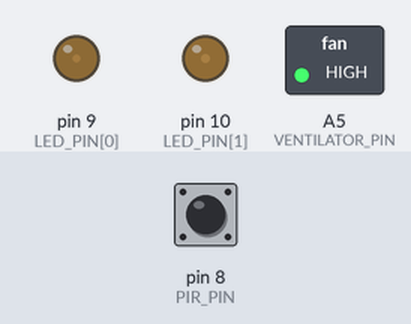
The sketch below on a simulated Arduino Uno, built with avr-gcc and run on an emulated ATmega328P. On the bench: switched loads named in the sketch (green lamp = pin HIGH), output pins drawn as LEDs (lit = HIGH). The inputs (shaded band) are chosen by the test bench; at power-on: pin 8 (PIR_PIN) HIGH. The audio player accepts every command and is not drawn; what the sketch prints to the serial monitor is not drawn.

Above: at 1.7 s.
1.8 s: pin 8 (PIR_PIN) driven LOW
At 2.69 s:
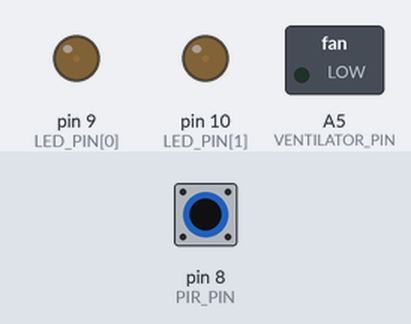
4.8 s: pin 8 (PIR_PIN) driven HIGH
At 5.22 s:
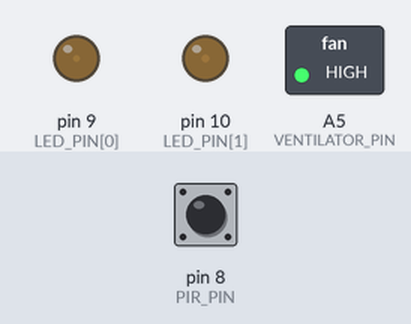
7.8 s: pin 8 (PIR_PIN) pulsed LOW 2 times (0.12 s each, 0.3 s apart)
At 10.06 s:
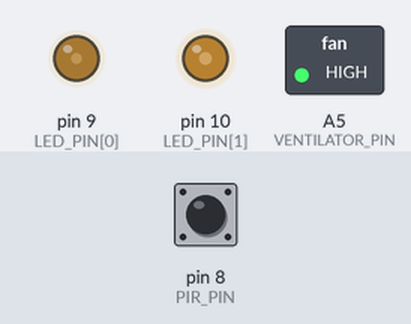
11.4 s: pin 8 (PIR_PIN) driven LOW
At 12.13 s:
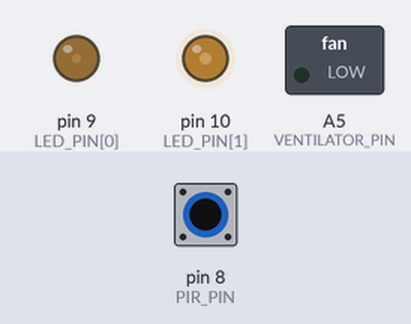
Timing chart, 0 to 15.4 s (numbered marks = the images above; inputs shaded):
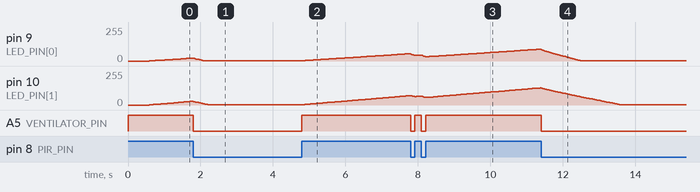

Measured:
- after the input at 1.8 s, A5 (VENTILATOR_PIN): HIGH → LOW at once
- after the input at 4.8 s, A5 (VENTILATOR_PIN): LOW → HIGH at once
- after the input at 7.8 s, A5 (VENTILATOR_PIN): alternates HIGH for 0.18 s and LOW for 0.12 s, 4 changes in all, then stays HIGH, starting at once
- after the input at 11.4 s, A5 (VENTILATOR_PIN): HIGH → LOW at once

The sketch:

jelly_4.27__letzt_Version_von_Gedok.ino
```cpp
#include "mp3Player.h"

const int VENTILATOR_PIN = A5; // 风扇
const int PIR_PIN = 8; // 红外热释电

enum PirStates
{
  PIR_STATE_LOW = 0, // first pir state
  PIR_STATE_HIGH,    // second pir state
  PIR_STATES         // number of pir states
};

const int MAX_LEDS = 2;
const int USED_LEDS = 2;
const int LED_PIN[MAX_LEDS] = { 9, 10 }; // led灯
const int LED_UPDATE_INTERVAL[MAX_LEDS][PIR_STATES] = { { 12, 53 }, { 15, 41 } }; // change LED every 15 ms on low pin, every 5ms on high pin
const int MIN_LUMINANCE[MAX_LEDS][PIR_STATES] = { { 1, 190 }, { 2, 189 } };  // minimum luminance per LED per PIR pin value
const int MAX_LUMINANCE[MAX_LEDS][PIR_STATES] = { { 2, 250 }, { 3, 254 } }; // maximum luminance per LED per PIR pin value
const int VENTILATOR_UPDATE_INTERVAL[PIR_STATES] = { 8000, 15000 }; // in ms
const int DEBUG_UPDATE_INTERVAL = 500; // status messages sent every half second

unsigned long lastTime, ledTime[MAX_LEDS], ventilatorTime, debugTime;
int lastPirState = PIR_STATE_LOW;
byte luminance[MAX_LEDS] = { 0, 0 };
int changeLight[MAX_LEDS] = { 1, 1 };

void setup() {
  Serial.begin(9600);

  pinMode(PIR_PIN, INPUT); // Setzen Sie den PIR-Pin als Eingang
  pinMode(LED_PIN, OUTPUT); // Setzen Sie den LED-Pin als Ausgang
  pinMode(VENTILATOR_PIN, OUTPUT);

  // initiailize values of our output pins
  for (int led = 0; led < USED_LEDS; led++)
  {
    analogWrite(LED_PIN[led], luminance[led]);
    ledTime[led] = 0;
  }
  digitalWrite(VENTILATOR_PIN, HIGH);

  setupMp3();

  lastTime = millis();
  ventilatorTime = debugTime = 0;
}


void loop() {
  int elapsedTime = millis() - lastTime;
  lastTime = millis();
  // simply discard loop if negative value
  if (elapsedTime < 0) return;

  ventilatorTime += elapsedTime;
  debugTime += elapsedTime;
  for (int led = 0; led < USED_LEDS; led++)
    ledTime[led] += elapsedTime;

  // read the state of the PIR-sensor
  int pirState;
  if (digitalRead(PIR_PIN) == LOW)
    pirState = PIR_STATE_LOW; // 0
  else
    pirState = PIR_STATE_HIGH; // 1

  for (int led = 0; led < USED_LEDS; led++)
  {
    while (ledTime[led] >= LED_UPDATE_INTERVAL[led][pirState]) {
      ledTime[led] -= LED_UPDATE_INTERVAL[led][pirState];

      // bounce LED brightness between MIN_LUMINANCE and MAX_LUMINANCE
      if (luminance[led] >= MAX_LUMINANCE[led][pirState]) {
        changeLight[led] = -1;
      } else if (luminance[led] <= MIN_LUMINANCE[led][pirState]) {
        changeLight[led] = 1;
      }

      luminance[led] += changeLight[led];
      analogWrite(LED_PIN[led], luminance[led]);

    } // while elapsed time is bigger than led update interval
  } // for all leds

  if (lastPirState != pirState ||
      ventilatorTime >= VENTILATOR_UPDATE_INTERVAL[pirState]) {

    if (lastPirState != pirState)
      ventilatorTime = 0;
    else
      ventilatorTime %= VENTILATOR_UPDATE_INTERVAL[pirState];

    if (pirState == PIR_STATE_LOW)
    {
      // flip ventilator output
      if (digitalRead(VENTILATOR_PIN))
        digitalWrite(VENTILATOR_PIN, LOW);
      else
        digitalWrite(VENTILATOR_PIN, HIGH);
    } else {
      // flip ventilator output
      // if (digitalRead(VENTILATOR_PIN))
      //   digitalWrite(VENTILATOR_PIN, LOW);
      // else
      //   digitalWrite(VENTILATOR_PIN, HIGH);

      // set ventilator to high
      digitalWrite(VENTILATOR_PIN, HIGH);
    }
  }

  if (debugTime >= DEBUG_UPDATE_INTERVAL) {
    debugTime %= DEBUG_UPDATE_INTERVAL;

    if (digitalRead(PIR_PIN)) {
      Serial.print("人体检测传感器:高电平");
    } else {
      Serial.print("人体检测传感器:低电平");
    }
    Serial.print("   ");
    if (digitalRead(VENTILATOR_PIN)) {
      Serial.print("继电器:高电平");
    } else {
      Serial.print("继电器:低电平");
    }
    Serial.print("   ");
    Serial.print("led亮度:");
    for (int led = 0; led < USED_LEDS; led++)
    {
      if (led == USED_LEDS-1)
      {
        Serial.println(luminance[led]);
      }
      else
      {
        Serial.print(luminance[led]);
        Serial.print(", ");
      }
    }
  }

  if (pirState != lastPirState)
  {
    playMp3(pirState);
  }

  lastPirState = pirState;

  loopMp3();
}
```

mp3Player.h
```cpp
#include "Arduino.h"
#include "DFRobotDFPlayerMini.h"

bool dfInitialized = false;
int lastSample = 1;
int rxPin = 12;
int txPin = 11;

#if (defined(ARDUINO_AVR_UNO) || defined(ESP8266))   // Using a soft serial port
#include <SoftwareSerial.h>
SoftwareSerial softSerial(/*rx =*/rxPin, /*tx =*/txPin);
#define FPSerial softSerial
#else
#define FPSerial Serial
#endif

DFRobotDFPlayerMini myDFPlayer;
void printDetail(uint8_t type, int value);

void setupMp3()
{
    // Define pin modes for TX and RX
    pinMode(rxPin, INPUT);
    pinMode(txPin, OUTPUT);

#if (defined ESP32)
  FPSerial.begin(9600, SERIAL_8N1, /*rx =*/rxPin, /*tx =*/txPin);
#else
  FPSerial.begin(9600);
#endif

  Serial.println(F("Initializing DFPlayer ... (May take 3~5 seconds)"));

  // Use serial to communicate with mp3
  dfInitialized = myDFPlayer.begin(FPSerial, /*isACK = */true, /*doReset = */true);
  if (!dfInitialized) {
    Serial.println(F("Unable to begin:"));
    Serial.println(F("1.Please recheck the connection!"));
    Serial.println(F("2.Please insert the SD card!"));
    return;
  }

  myDFPlayer.setTimeOut(500); //Set serial communictaion time out 500ms
  myDFPlayer.volume(25);  // set volume value. From 0 to 30
  myDFPlayer.loop(lastSample);  // loop the first mp3
}


void loopMp3()
{
  if (myDFPlayer.available()) {
    printDetail(myDFPlayer.readType(), myDFPlayer.read()); //Print the detail message from DFPlayer to handle different errors and states.
  }
}


bool playMp3(int sample)
{
  int newSample = sample+1;
  if (newSample != lastSample)
  {
    myDFPlayer.loop(newSample);
    lastSample = newSample;
  }
}


void printDetail(uint8_t type, int value) {
  switch (type) {
    case TimeOut:
      Serial.println(F("Time Out!"));
      break;
    case WrongStack:
      Serial.println(F("Stack Wrong!"));
      break;
    case DFPlayerCardInserted:
      Serial.println(F("Card Inserted!"));
      break;
    case DFPlayerCardRemoved:
      Serial.println(F("Card Removed!"));
      break;
    case DFPlayerCardOnline:
      Serial.println(F("Card Online!"));
      break;
    case DFPlayerUSBInserted:
      Serial.println("USB Inserted!");
      break;
    case DFPlayerUSBRemoved:
      Serial.println("USB Removed!");
      break;
    case DFPlayerPlayFinished:
      Serial.print(F("Number:"));
      Serial.print(value);
      Serial.println(F(" Play Finished!"));
      break;
    case DFPlayerError:
      Serial.print(F("DFPlayerError:"));
      switch (value) {
        case Busy:
          Serial.println(F("Card not found"));
          break;
        case Sleeping:
          Serial.println(F("Sleeping"));
          break;
        case SerialWrongStack:
          Serial.println(F("Get Wrong Stack"));
          break;
        case CheckSumNotMatch:
          Serial.println(F("Check Sum Not Match"));
          break;
        case FileIndexOut:
          Serial.println(F("File Index Out of Bound"));
          break;
        case FileMismatch:
          Serial.println(F("Cannot Find File"));
          break;
        case Advertise:
          Serial.println(F("In Advertise"));
          break;
        default:
          break;
      }
      break;
    default:
      break;
  }
}
```
